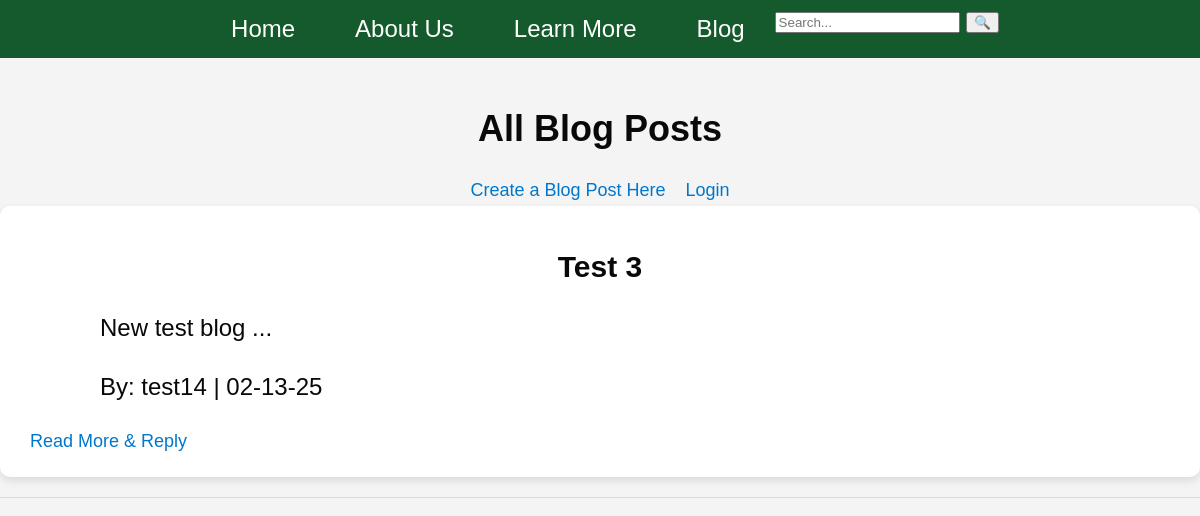
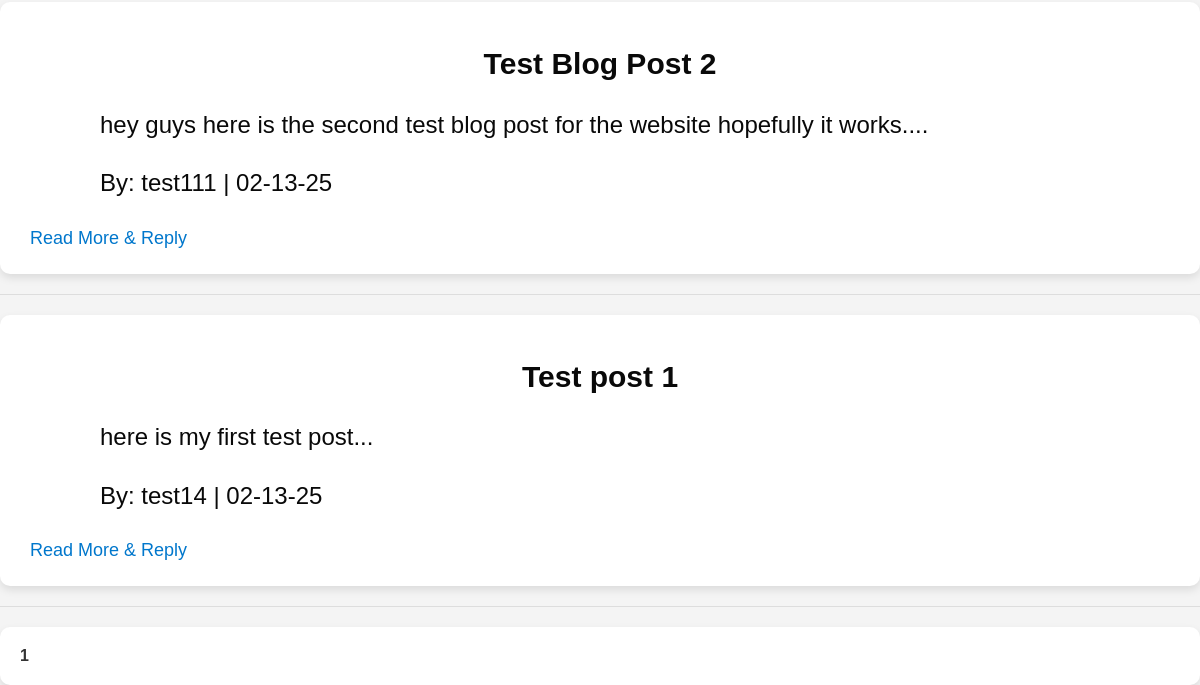
/blog, run on an earlier commit of the app's database (2 pictures, top to bottom).
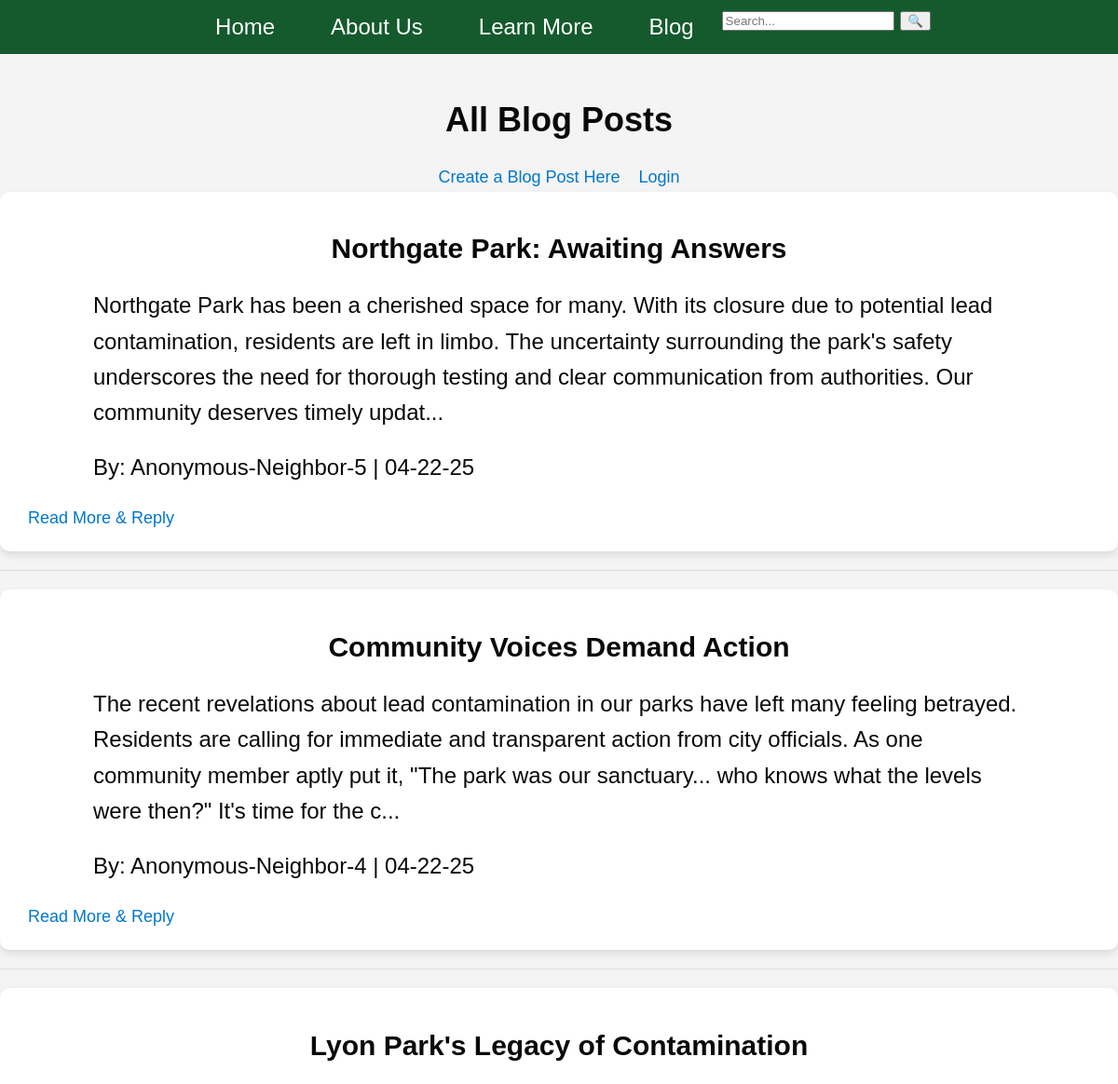
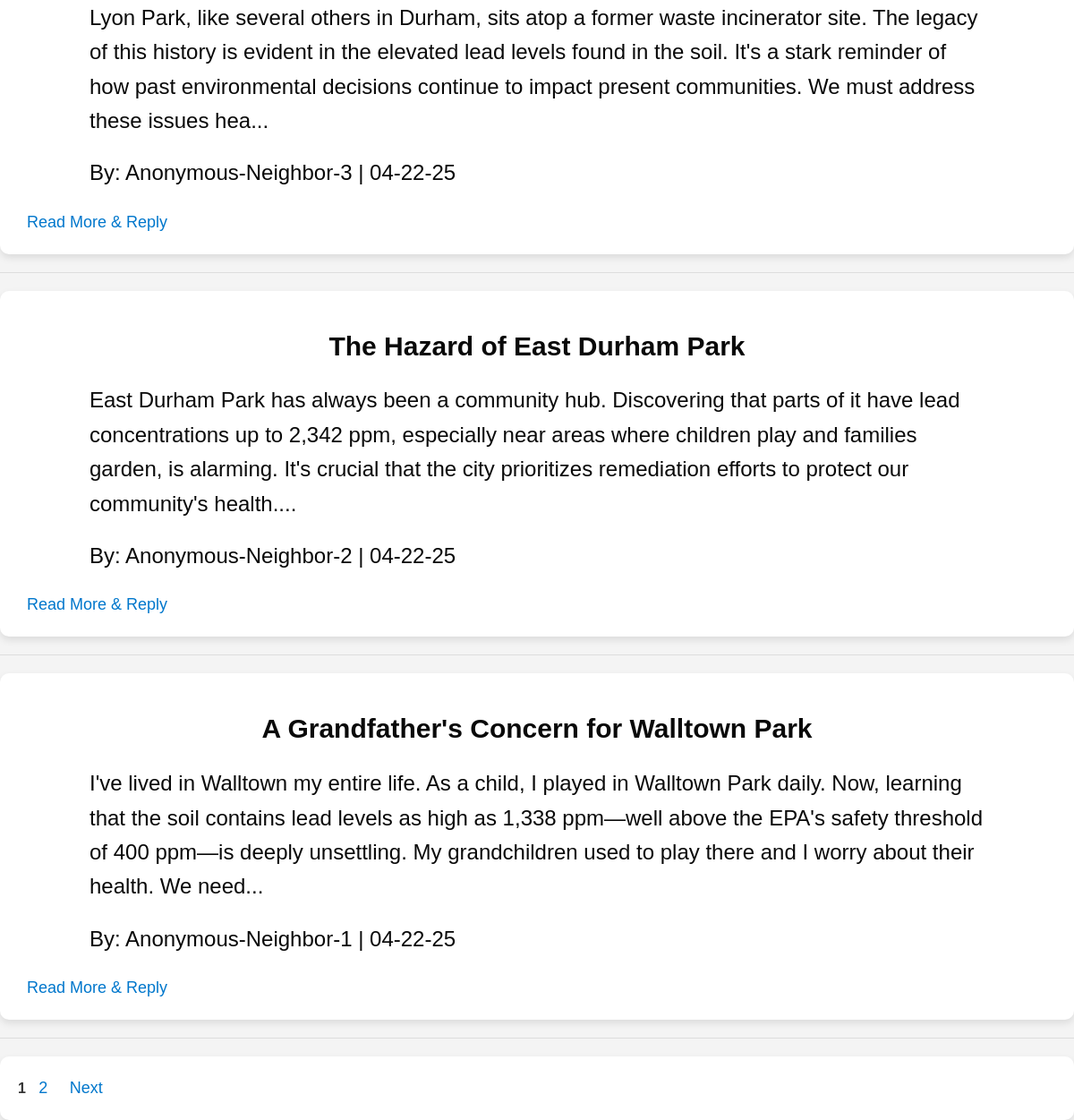
And on a later commit of the database (2 pictures, top to bottom).
### app.py (models this page shows, shortened)
class post(db.Model):
    id = db.Column(db.Integer, primary_key=True)
    title = db.Column(db.String(200), nullable=False)
    content = db.Column(db.Text, nullable=False)
    date_posted = db.Column(db.DateTime, default=datetime.utcnow)
    user_id = db.Column(db.Integer, db.ForeignKey('user.id'), nullable=False)

class user(db.Model, UserMixin):
    id = db.Column(db.Integer, primary_key=True)
    username = db.Column(db.String(80), unique=True, nullable=False)
    email = db.Column(db.String(120), unique=True, nullable=False)
    password = db.Column(db.String(80), nullable=False)
    posts = db.relationship('post', backref='author', lazy=True)

### app.py (the view)
@app.route('/blog')
def blog():
    page = request.args.get('page', 1, type=int)
    per_page = 5
    posts = post.query.order_by(post.date_posted.desc()).paginate(page=page, per_page=per_page)
    return render_template('blog.html', posts=posts)

### templates/blog.html (shortened to what this page needs)
<!DOCTYPE html>
<html lang="en">
<head>
    <link rel="stylesheet" type="text/css" href="{{ url_for('static', filename='style.css') }}">
</head>
<body>
    <nav>
        <ul>
            <li><a href="{{ url_for('home') }}">Home</a></li>
            <li><a href="{{ url_for('AboutUs') }}">About Us</a></li>
            <li class="dropdown">
                <a>Learn More</a>
            </li>
            <li><a href="{{ url_for('blog') }}">Blog</a></li>
            <form action="{{ url_for('search') }}" method="POST" class="search-container">
              <input type="text" name="query" class="search-input" placeholder="Search..." value="{{ query }}">
              <button type="submit" class="search-button">🔍</button>
          </form>
        </ul>
    </nav>
    <h1>All Blog Posts</h1>
    <a href="{{ url_for('create_post') }}">Create a Blog Post Here<a href="{{ url_for('login') }}">Login</a>    </a>
    {% for post in posts.items %}
        <div>
            <h2>{{ post.title }}</h2>
            <p>{{ post.content[:300] }}...</p>
            <p>By: {{ post.author.username }} | {{ post.date_posted.strftime('%m-%d-%y') }}</p>
            <a href="{{ url_for('post_detail', post_id=post.id) }}">Read More & Reply</a>
        </div>
        <hr>
    {% endfor %}
    <div class="pagination">
        {% for num in range(1, posts.pages + 1) %}
            {% if num == posts.page %}
                <strong>{{ num }}</strong>
            {% else %}
                <a href="{{ url_for('blog', page=num) }}">{{ num }}</a>
            {% endif %}
        {% endfor %}
        {% if posts.has_next %}
            <a href="{{ url_for('blog', page=posts.next_num) }}">Next</a>
        {% endif %}
    </div>
</body>
</html>

### static/style.css (style rules this page uses)
body { font-family: Arial, sans-serif; margin: 0; padding: 0; background-color: #f4f4f4; color: #333; text-align: center; padding-top: 0px; }
h1 { margin-top: 50px; font-size: 36px; color: #090909; }
p { font-size: 24px; margin: 20px auto; max-width: 1000px; line-height: 1.6; color: #090909; }
ul { font-size: 24px; margin: 20px auto; line-height: 1.6; color: #090909; }
strong { font-weight: bold; }
div { background: white; padding: 20px; border-radius: 10px; box-shadow: 0 4px 8px rgba(0, 0, 0, 0.1); text-align: left; }
h1 { color: #090909; font-size: 36px; }
h2 { color: #090909; font-size: 30px; text-align: center; }
a { display: inline-block; color: #0077cc; text-decoration: none; font-size: 18px; padding: 5px 10px; border-radius: 5px; transition: background 0.3s, color 0.3s; }
hr { border: 0; height: 1px; background: #ddd; margin: 20px 0; }
nav { background-color: #155a2c; padding: 0; width: 100%; top: 0; left: 0; z-index: 1000; }
nav ul { list-style: none; padding: 0; margin: 0; display: flex; justify-content: center; }
nav ul li { margin: 0 15px; position: relative; }
nav ul li a { text-decoration: none; color: white; font-size: 24px; padding: 10px 15px; transition: background 0.3s, color 0.3s; }

What changed in the data, as far as the page shows it:
no longer on this page (row unchanged): post: title "Test 3", content "New test blog", author.username "test14", date_posted "02-13-25"
no longer on this page (row unchanged): post: title "Test Blog Post 2", content "hey guys here is the second test blog post for the website hopefully it works.", author.username "test111", date_posted "02-13-25"
no longer on this page (row unchanged): post: title "Test post 1", content "here is my first test post", author.username "test14", date_posted "02-13-25"
added post: title "Northgate Park: Awaiting Answers", content "Northgate Park has been a cherished space for many. With its closure due to potential lead contamination, residents are left in limbo. The uncertainty surrounding the park's safety underscores the need for thorough testing and clear communication from authorities. Our community deserves timely updat", author.username "Anonymous-Neighbor-5", date_posted "04-22-25"
added post: title "Community Voices Demand Action", content "The recent revelations about lead contamination in our parks have left many feeling betrayed. Residents are calling for immediate and transparent action from city officials. As one community member aptly put it, \"The park was our sanctuary... who knows what the levels were then?\" It's time for the c", author.username "Anonymous-Neighbor-4", date_posted "04-22-25"
added post: title "Lyon Park's Legacy of Contamination", content "Lyon Park, like several others in Durham, sits atop a former waste incinerator site. The legacy of this history is evident in the elevated lead levels found in the soil. It's a stark reminder of how past environmental decisions continue to impact present communities. We must address these issues hea", author.username "Anonymous-Neighbor-3", date_posted "04-22-25"
added post: title "The Hazard of East Durham Park", content "East Durham Park has always been a community hub. Discovering that parts of it have lead concentrations up to 2,342 ppm, especially near areas where children play and families garden, is alarming. It's crucial that the city prioritizes remediation efforts to protect our community's health.", author.username "Anonymous-Neighbor-2", date_posted "04-22-25"
added post: title "A Grandfather's Concern for Walltown Park", content "I've lived in Walltown my entire life. As a child, I played in Walltown Park daily. Now, learning that the soil contains lead levels as high as 1,338 ppm—well above the EPA's safety threshold of 400 ppm—is deeply unsettling. My grandchildren used to play there and I worry about their health. We need", author.username "Anonymous-Neighbor-1", date_posted "04-22-25"
Also different on the page:
new list line: "2"
text now shown: "Next"
